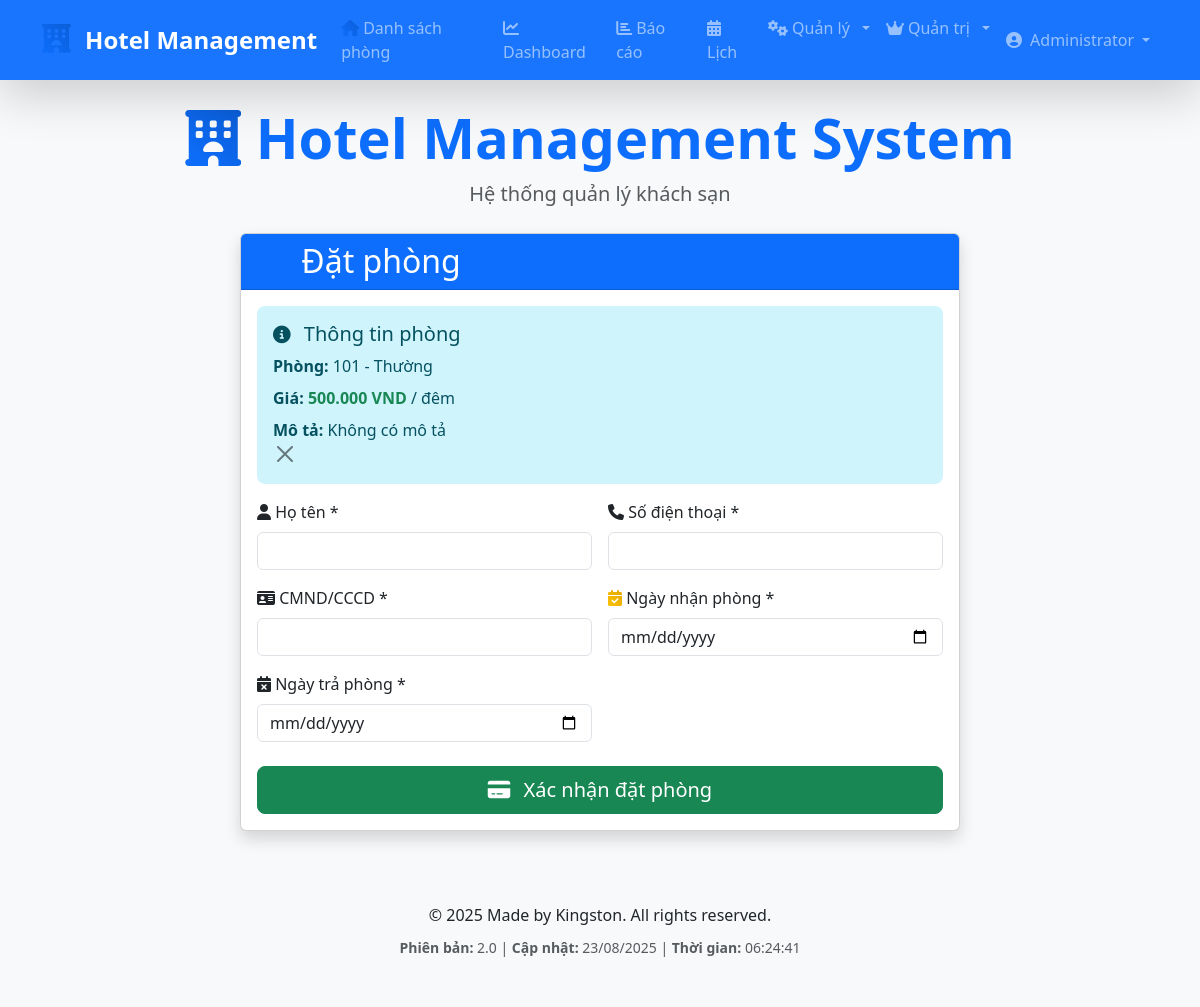
The page /book.php?room_id=1 (signed in) on the database its author committed.
### tables this page shows
CREATE TABLE rooms (
    id INT AUTO_INCREMENT PRIMARY KEY,
    room_number VARCHAR(10) UNIQUE NOT NULL,
    type ENUM('VIP', 'Thường') DEFAULT 'Thường',
    floor INT NOT NULL,
    price DECIMAL(10,2) NOT NULL,
    status ENUM('available', 'booked', 'occupied', 'cleaning', 'maintenance') DEFAULT 'available',
    amenities TEXT,
    created_at TIMESTAMP DEFAULT CURRENT_TIMESTAMP
);

### book.php (the view, shortened to what this page needs)
<?php
include "db.php";
$room_id = (int)($_GET['room_id'] ?? 0);
$room_result = $conn->query("SELECT * FROM rooms WHERE id = $room_id");
$room = $room_result->fetch_assoc();
include "includes/header.php";
?>
<?php
if (isset($_GET['success']) && $_GET['success'] == '1') {
    $success_message = $_SESSION['success'] ?? 'Đặt phòng thành công!';
    unset($_SESSION['success']);
    $booking_room_id = (int)($_GET['room_id'] ?? 0);
    $booking_room = null;
    if ($booking_room_id > 0) {
        $room_result = $conn->query("SELECT * FROM rooms WHERE id = $booking_room_id");
        $booking_room = $room_result->fetch_assoc();
    }
    if (isset($_SESSION['error'])) {
        echo '<div class="alert alert-danger alert-dismissible fade show" role="alert">
                <i class="fas fa-exclamation-triangle me-2"></i>' . $_SESSION['error'] . '
                <button type="button" class="btn-close" data-bs-dismiss="alert"></button>
              </div>';
        unset($_SESSION['error']);
    }
?>
<div class="container mt-4">
    <div class="row justify-content-center">
        <div class="col-lg-8">
            <div class="card shadow-lg border-success">
                <div class="card-header bg-success text-white text-center">
                    <h2 class="mb-0"><i class="fas fa-check-circle"></i> Đặt phòng thành công!</h2>
                </div>
                <div class="card-body">
                    <div class="alert alert-success text-center">
                        <p class="fs-5 mb-0"><?php echo $success_message; ?></p>
                    </div>
                    <?php if ($booking_room): ?>
                    <div class="card bg-light mb-4">
                        <div class="card-header bg-primary text-white">
                            <h3 class="mb-0"><i class="fas fa-info-circle"></i> Thông tin phòng đã đặt</h3>
                        </div>
                        <div class="card-body">
                            <div class="row g-3">
                                <div class="col-md-6">
                                    <p class="mb-2"><strong><i class="fas fa-building"></i> Phòng:</strong> <?php echo $booking_room['room_number']; ?> - <?php echo $booking_room['type']; ?></p>
                                    <p class="mb-2"><strong><i class="fas fa-dollar-sign"></i> Giá:</strong> <span class="text-success fw-bold"><?php echo number_format($booking_room['price'], 0, ',', '.'); ?> VND</span> / đêm</p>
                                </div>
                                <div class="col-md-6">
                                    <p class="mb-2"><strong><i class="fas fa-info-circle"></i> Trạng thái:</strong> <span class="badge bg-success">Đã đặt</span></p>
                                    <p class="mb-0"><strong><i class="fas fa-map-marker-alt"></i> Vị trí:</strong> <?php echo htmlspecialchars($booking_room['description'] ?? 'Không có mô tả'); ?></p>
                                </div>
                            </div>
                        </div>
                    </div>
                    <?php endif; ?>
                    <div class="text-center">
                        <a href="index.php" class="btn btn-primary btn-lg me-3">
                            <i class="fas fa-home"></i> Về danh sách phòng
                        </a>
                        <a href="index.php" class="btn btn-success btn-lg">
                            <i class="fas fa-calendar-plus"></i> Đặt phòng khác
                        </a>
                    </div>
                </div>
            </div>
        </div>
    </div>
</div>
<?php
} else {
?>
<div class="container mt-4">
    <div class="row justify-content-center">
        <div class="col-lg-8">
            <div class="card shadow">
                <div class="card-header bg-primary text-white">
                    <h2 class="mb-0"><i class="fas fa-calendar-plus"></i> Đặt phòng</h2>
                </div>
                <div class="card-body">
                    <div class="alert alert-info">
                        <h5><i class="fas fa-info-circle"></i> Thông tin phòng</h5>
                        <p class="mb-2"><strong>Phòng:</strong> <?php echo $room['room_number']; ?> - <?php echo $room['type']; ?></p>
                        <p class="mb-2"><strong>Giá:</strong> <span class="text-success fw-bold"><?php echo number_format($room['price'], 0, ',', '.'); ?> VND</span> / đêm</p>
                        <p class="mb-0"><strong>Mô tả:</strong> <?php echo htmlspecialchars($room['description'] ?? 'Không có mô tả'); ?></p>
                    </div>
                    <form method="POST" class="needs-validation" novalidate>
                        <div class="row g-3">
                            <div class="col-md-6">
                                <label for="name" class="form-label">
                                    <i class="fas fa-user"></i> Họ tên *
                                </label>
                                <input type="text" class="form-control" id="name" name="name" required>
                            </div>
                            <div class="col-md-6">
                                <label for="phone" class="form-label">
                                    <i class="fas fa-phone"></i> Số điện thoại *
                                </label>
                                <input type="tel" class="form-control" id="phone" name="phone" required>
                            </div>
                            <div class="col-md-6">
                                <label for="id_card" class="form-label">
                                    <i class="fas fa-id-card"></i> CMND/CCCD *
                                </label>
                                <input type="text" class="form-control" id="id_card" name="id_card" required>
                            </div>
                            <div class="col-md-6">
                                <label for="checkin" class="form-label">
                                    <i class="fas fa-calendar-check"></i> Ngày nhận phòng *
                                </label>
                                <input type="date" class="form-control" id="checkin" name="checkin"
                                       min="<?php echo date('Y-m-d'); ?>" required>
                            </div>
                            <div class="col-md-6">
                                <label for="checkout" class="form-label">
                                    <i class="fas fa-calendar-times"></i> Ngày trả phòng *
                                </label>
                                <input type="date" class="form-control" id="checkout" name="checkout"
                                       min="<?php echo date('Y-m-d', strtotime('+1 day')); ?>" required>
                            </div>
                            <div class="col-md-6">
                            </div>
                        </div>
                        <div class="d-grid gap-2 mt-4">
                            <button type="submit" class="btn btn-success btn-lg">
                                <i class="fas fa-credit-card"></i> Xác nhận đặt phòng
                            </button>
                        </div>
                    </form>
                </div>
            </div>
        </div>
    </div>
</div>
<?php
}
?>
<?php include "includes/footer.php"; ?>

### assets/css/hotel-style.css (style rules this page uses)
.alert { border-radius: 0.5rem; border: none; }

### rows shown on the page
rooms: room_number "101", type "Thường", price "500.000"

### other values the page prints
$user['full_name'] "Administrator"
$room['description'] "Không có mô tả"
